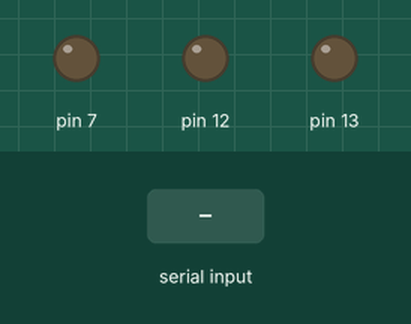
Bench run of a sketch on a simulated Arduino Uno, built with avr-gcc and run on an emulated ATmega328P. Shown: output pins drawn as LEDs (lit = HIGH). Inputs (shaded band) come from the test bench.

Above: at 1.2 s.
1.3 s: "1" received over Serial
At 2.5 s:
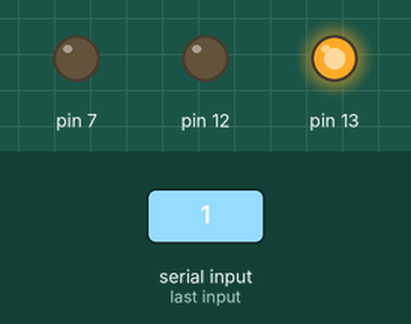
2.8 s: "2" received over Serial
At 3.8 s:
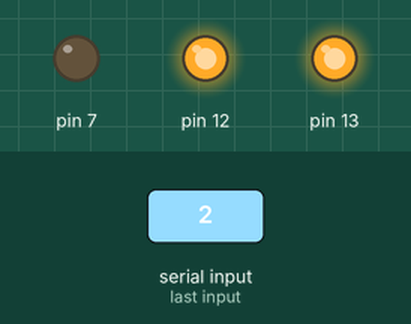
4.3 s: "3" received over Serial
At 4.9 s:
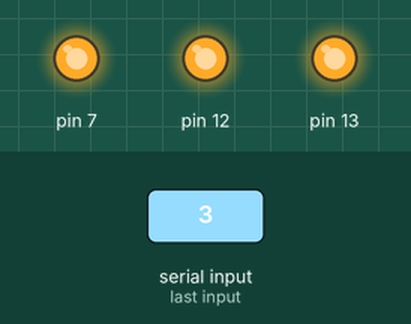
5.8 s: "0" received over Serial
At 6.1 s:
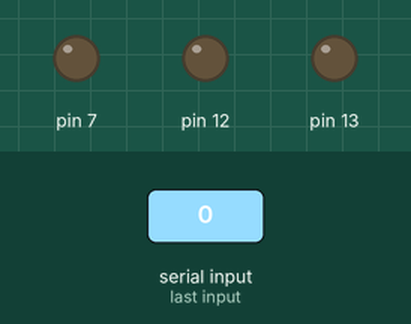
Timing chart, 0 to 8.3 s (numbered marks = the images above; inputs shaded):
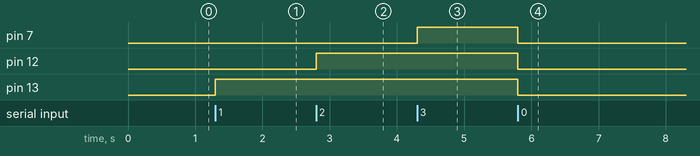

Measured:
- after the input at 1.3 s, pin 13: LOW → HIGH at once
- after the input at 2.8 s, pin 12: LOW → HIGH at once
- after the input at 4.3 s, pin 7: LOW → HIGH at once
- after the input at 5.8 s, pin 7, pin 12, pin 13: HIGH → LOW at once

The sketch:

switch.ino
```cpp
void setup() {
  // put your setup code here, to run once:
  pinMode(13,OUTPUT);
  pinMode(12,OUTPUT);
  pinMode(7,OUTPUT);
  Serial.begin(115200);
}

void loop() {
  // put your main code here, to run repeatedly:
  if (Serial.available()>0){
    char rx = Serial.read();
    if(rx=='1'){digitalWrite(13,HIGH);digitalWrite(12,LOW);digitalWrite(7,LOW);}
    else if (rx=='0'){digitalWrite(13,LOW);digitalWrite(12,LOW);digitalWrite(7,LOW);}
    else if (rx=='2'){digitalWrite(13,HIGH); digitalWrite(12,HIGH);digitalWrite(7,LOW);}
    else if (rx=='3'){digitalWrite(13,HIGH); digitalWrite(12,HIGH);digitalWrite(7,HIGH);}
  }
}
```
